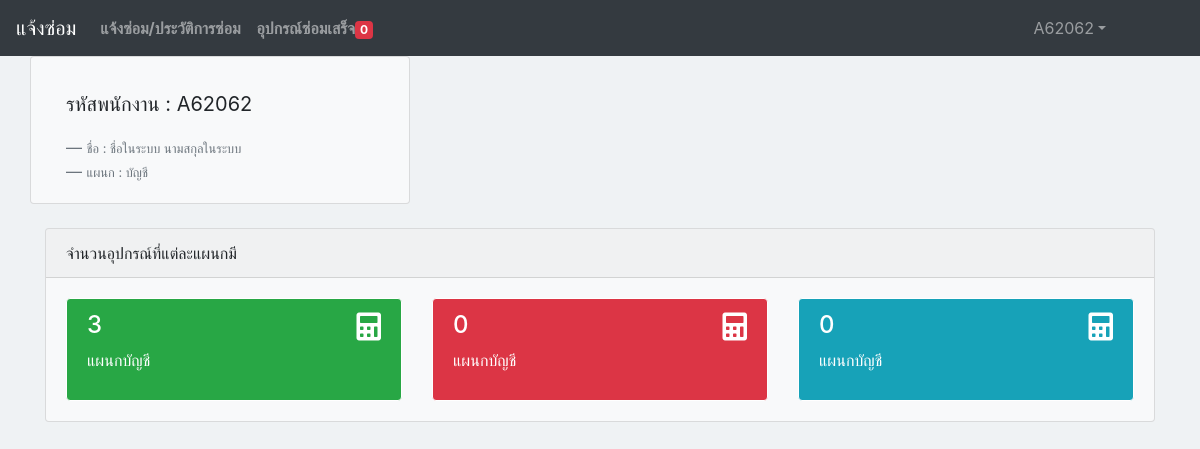
The page /Account/index.php (signed in) on the database its author committed.
### tables this page shows
CREATE TABLE `profile` (
  `profile_fname` varchar(50) NOT NULL,
  `profile_lname` varchar(50) NOT NULL,
  `profile_create_at` timestamp NOT NULL DEFAULT CURRENT_TIMESTAMP,
  `profile_update_at` timestamp NOT NULL DEFAULT CURRENT_TIMESTAMP ON UPDATE CURRENT_TIMESTAMP,
  `profile_users_id` varchar(255) NOT NULL
);

CREATE TABLE `position` (
  `position_id` int(11) NOT NULL,
  `position_name` varchar(50) NOT NULL
);

### Account/profile_view.php (the view, shortened to what this page needs)
<blockquote class="blockquote mb-0">
    <?php
    include '../conn.php';
    $sql = "SELECT * FROM profile  where profile_users_id='" . $_SESSION['users_id'] . "'";
    $result = mysqli_query($conn, $sql);
    $row = mysqli_fetch_array($result, MYSQLI_ASSOC);
    $sql_users = "select users.users_id, position.position_name from position inner join users ON users.users_position=position.position_id where users.users_id='" . $_SESSION['users_id'] . "'";
    $result_user = mysqli_query($conn, $sql_users);
    $row_user = mysqli_fetch_array($result_user, MYSQLI_ASSOC);
    if ($row_user['users_id'] == $row['profile_users_id']) {
        echo '<p>' . 'รหัสพนักงาน : ' . $_SESSION['users_id'] . '</p>';
        echo '<footer class="blockquote-footer">' . ''
        . '<small class="text-muted">' . 'ชื่อ : ' . $row['profile_fname'] . ' ' . $row['profile_lname'] . ' <cite title="Source Title"></cite>' . '</small>' . '</footer>';
        echo '<footer class="blockquote-footer">' . ''
        . '<small class="text-muted">' . 'แผนก : ' . $row_user['position_name'] . ' <cite title="Source Title"></cite>' . '</small>' . '</footer>';
    } else {
        echo "<meta http-equiv='refresh' content='0 ;URL=../Account/profile_insert.php'>";
    }
    ?>
</blockquote>

### rows shown on the page
profile: profile_fname "ชื่อในระบบ", profile_lname "นามสกุลในระบบ"
position: position_name "บัญชี"

### other values the page prints
$count "0"
$_SESSION['users_username'] "A62062"
$_SESSION['users_id'] "A62062"
$count "3"
